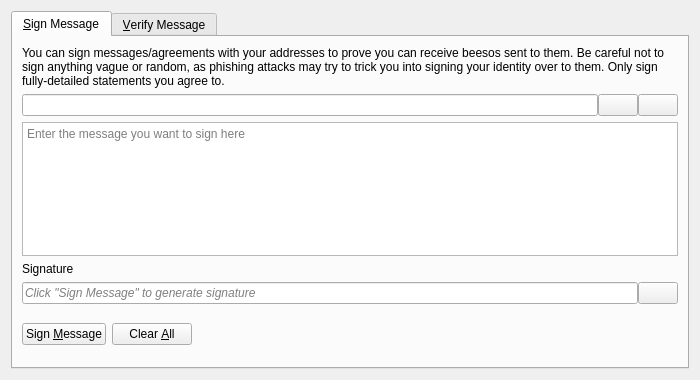
<?xml version="1.0" encoding="UTF-8"?>
<ui version="4.0">
 <class>SignVerifyMessageDialog</class>
 <widget class="QDialog" name="SignVerifyMessageDialog">
  <property name="geometry">
   <rect>
    <x>0</x>
    <y>0</y>
    <width>700</width>
    <height>380</height>
   </rect>
  </property>
  <property name="windowTitle">
   <string>Signatures - Sign / Verify a Message</string>
  </property>
  <property name="modal">
   <bool>true</bool>
  </property>
  <layout class="QVBoxLayout" name="verticalLayout">
   <item>
    <widget class="QTabWidget" name="tabWidget">
     <property name="currentIndex">
      <number>0</number>
     </property>
     <widget class="QWidget" name="tabSignMessage">
      <attribute name="title">
       <string>&amp;Sign Message</string>
      </attribute>
      <layout class="QVBoxLayout" name="verticalLayout_SM">
       <item>
        <widget class="QLabel" name="infoLabel_SM">
         <property name="text">
          <string>You can sign messages/agreements with your addresses to prove you can receive beesos sent to them. Be careful not to sign anything vague or random, as phishing attacks may try to trick you into signing your identity over to them. Only sign fully-detailed statements you agree to.</string>
         </property>
         <property name="textFormat">
          <enum>Qt::PlainText</enum>
         </property>
         <property name="wordWrap">
          <bool>true</bool>
         </property>
        </widget>
       </item>
       <item>
        <layout class="QHBoxLayout" name="horizontalLayout_1_SM">
         <property name="spacing">
          <number>0</number>
         </property>
         <item>
          <widget class="QValidatedLineEdit" name="addressIn_SM">
           <property name="toolTip">
            <string>The Beeso address to sign the message with</string>
           </property>
          </widget>
         </item>
         <item>
          <widget class="QPushButton" name="addressBookButton_SM">
           <property name="toolTip">
            <string>Choose previously used address</string>
           </property>
           <property name="text">
            <string/>
           </property>
           <property name="icon">
            <iconset resource="../bitcoin.qrc">
             <normaloff>:/icons/address-book</normaloff>:/icons/address-book</iconset>
           </property>
           <property name="shortcut">
            <string>Alt+A</string>
           </property>
           <property name="autoDefault">
            <bool>false</bool>
           </property>
          </widget>
         </item>
         <item>
          <widget class="QPushButton" name="pasteButton_SM">
           <property name="toolTip">
            <string>Paste address from clipboard</string>
           </property>
           <property name="text">
            <string/>
           </property>
           <property name="icon">
            <iconset resource="../bitcoin.qrc">
             <normaloff>:/icons/editpaste</normaloff>:/icons/editpaste</iconset>
           </property>
           <property name="shortcut">
            <string>Alt+P</string>
           </property>
           <property name="autoDefault">
            <bool>false</bool>
           </property>
          </widget>
         </item>
        </layout>
       </item>
       <item>
        <widget class="QPlainTextEdit" name="messageIn_SM">
         <property name="toolTip">
          <string>Enter the message you want to sign here</string>
         </property>
         <property name="placeholderText">
          <string>Enter the message you want to sign here</string>
         </property>
        </widget>
       </item>
       <item>
        <widget class="QLabel" name="signatureLabel_SM">
         <property name="text">
          <string>Signature</string>
         </property>
         <property name="textFormat">
          <enum>Qt::PlainText</enum>
         </property>
        </widget>
       </item>
       <item>
        <layout class="QHBoxLayout" name="horizontalLayout_2_SM">
         <property name="spacing">
          <number>0</number>
         </property>
         <item>
          <widget class="QLineEdit" name="signatureOut_SM">
           <property name="placeholderText">
            <string>Click "Sign Message" to generate signature</string>
           </property>
           <property name="font">
            <font>
             <italic>true</italic>
            </font>
           </property>
           <property name="readOnly">
            <bool>true</bool>
           </property>
          </widget>
         </item>
         <item>
          <widget class="QPushButton" name="copySignatureButton_SM">
           <property name="toolTip">
            <string>Copy the current signature to the system clipboard</string>
           </property>
           <property name="text">
            <string/>
           </property>
           <property name="icon">
            <iconset resource="../bitcoin.qrc">
             <normaloff>:/icons/editcopy</normaloff>:/icons/editcopy</iconset>
           </property>
           <property name="autoDefault">
            <bool>false</bool>
           </property>
          </widget>
         </item>
        </layout>
       </item>
       <item>
        <layout class="QHBoxLayout" name="horizontalLayout_3_SM">
         <item>
          <widget class="QPushButton" name="signMessageButton_SM">
           <property name="toolTip">
            <string>Sign the message to prove you own this Beeso address</string>
           </property>
           <property name="text">
            <string>Sign &amp;Message</string>
           </property>
           <property name="icon">
            <iconset resource="../bitcoin.qrc">
             <normaloff>:/icons/edit</normaloff>:/icons/edit</iconset>
           </property>
           <property name="autoDefault">
            <bool>false</bool>
           </property>
          </widget>
         </item>
         <item>
          <widget class="QPushButton" name="clearButton_SM">
           <property name="toolTip">
            <string>Reset all sign message fields</string>
           </property>
           <property name="text">
            <string>Clear &amp;All</string>
           </property>
           <property name="icon">
            <iconset resource="../bitcoin.qrc">
             <normaloff>:/icons/remove</normaloff>:/icons/remove</iconset>
           </property>
           <property name="autoDefault">
            <bool>false</bool>
           </property>
          </widget>
         </item>
         <item>
          <spacer name="horizontalSpacer_1_SM">
           <property name="orientation">
            <enum>Qt::Horizontal</enum>
           </property>
           <property name="sizeHint" stdset="0">
            <size>
             <width>40</width>
             <height>48</height>
            </size>
           </property>
          </spacer>
         </item>
         <item>
          <widget class="QLabel" name="statusLabel_SM">
           <property name="font">
            <font>
             <weight>75</weight>
             <bold>true</bold>
            </font>
           </property>
           <property name="text">
            <string/>
           </property>
           <property name="wordWrap">
            <bool>true</bool>
           </property>
          </widget>
         </item>
         <item>
          <spacer name="horizontalSpacer_2_SM">
           <property name="orientation">
            <enum>Qt::Horizontal</enum>
           </property>
           <property name="sizeHint" stdset="0">
            <size>
             <width>40</width>
             <height>48</height>
            </size>
           </property>
          </spacer>
         </item>
        </layout>
       </item>
      </layout>
     </widget>
     <widget class="QWidget" name="tabVerifyMessage">
      <attribute name="title">
       <string>&amp;Verify Message</string>
      </attribute>
      <layout class="QVBoxLayout" name="verticalLayout_VM">
       <item>
        <widget class="QLabel" name="infoLabel_VM">
         <property name="text">
          <string>Enter the receiver's address, message (ensure you copy line breaks, spaces, tabs, etc. exactly) and signature below to verify the message. Be careful not to read more into the signature than what is in the signed message itself, to avoid being tricked by a man-in-the-middle attack. Note that this only proves the signing party receives with the address, it cannot prove sendership of any transaction!</string>
         </property>
         <property name="textFormat">
          <enum>Qt::PlainText</enum>
         </property>
         <property name="alignment">
          <set>Qt::AlignLeading|Qt::AlignLeft|Qt::AlignTop</set>
         </property>
         <property name="wordWrap">
          <bool>true</bool>
         </property>
        </widget>
       </item>
       <item>
        <layout class="QHBoxLayout" name="horizontalLayout_1_VM">
         <property name="spacing">
          <number>0</number>
         </property>
         <item>
          <widget class="QValidatedLineEdit" name="addressIn_VM">
           <property name="toolTip">
            <string>The Beeso address the message was signed with</string>
           </property>
          </widget>
         </item>
         <item>
          <widget class="QPushButton" name="addressBookButton_VM">
           <property name="toolTip">
            <string>Choose previously used address</string>
           </property>
           <property name="text">
            <string/>
           </property>
           <property name="icon">
            <iconset resource="../bitcoin.qrc">
             <normaloff>:/icons/address-book</normaloff>:/icons/address-book</iconset>
           </property>
           <property name="shortcut">
            <string>Alt+A</string>
           </property>
           <property name="autoDefault">
            <bool>false</bool>
           </property>
          </widget>
         </item>
        </layout>
       </item>
       <item>
        <widget class="QPlainTextEdit" name="messageIn_VM">
          <property name="toolTip">
            <string>The signed message to verify</string>
          </property>
          <property name="placeholderText">
            <string>The signed message to verify</string>
          </property>
        </widget>
       </item>
       <item>
        <widget class="QValidatedLineEdit" name="signatureIn_VM">
          <property name="toolTip">
            <string>The signature given when the message was signed</string>
          </property>
          <property name="placeholderText">
            <string>The signature given when the message was signed</string>
          </property>
        </widget>
       </item>
       <item>
        <layout class="QHBoxLayout" name="horizontalLayout_2_VM">
         <item>
          <widget class="QPushButton" name="verifyMessageButton_VM">
           <property name="toolTip">
            <string>Verify the message to ensure it was signed with the specified Beeso address</string>
           </property>
           <property name="text">
            <string>Verify &amp;Message</string>
           </property>
           <property name="icon">
            <iconset resource="../bitcoin.qrc">
             <normaloff>:/icons/transaction_0</normaloff>:/icons/transaction_0</iconset>
           </property>
           <property name="autoDefault">
            <bool>false</bool>
           </property>
          </widget>
         </item>
         <item>
          <widget class="QPushButton" name="clearButton_VM">
           <property name="toolTip">
            <string>Reset all verify message fields</string>
           </property>
           <property name="text">
            <string>Clear &amp;All</string>
           </property>
           <property name="icon">
            <iconset resource="../bitcoin.qrc">
             <normaloff>:/icons/remove</normaloff>:/icons/remove</iconset>
           </property>
           <property name="autoDefault">
            <bool>false</bool>
           </property>
          </widget>
         </item>
         <item>
          <spacer name="horizontalSpacer_1_VM">
           <property name="orientation">
            <enum>Qt::Horizontal</enum>
           </property>
           <property name="sizeHint" stdset="0">
            <size>
             <width>40</width>
             <height>48</height>
            </size>
           </property>
          </spacer>
         </item>
         <item>
          <widget class="QLabel" name="statusLabel_VM">
           <property name="font">
            <font>
             <weight>75</weight>
             <bold>true</bold>
            </font>
           </property>
           <property name="text">
            <string/>
           </property>
           <property name="wordWrap">
            <bool>true</bool>
           </property>
          </widget>
         </item>
         <item>
          <spacer name="horizontalSpacer_2_VM">
           <property name="orientation">
            <enum>Qt::Horizontal</enum>
           </property>
           <property name="sizeHint" stdset="0">
            <size>
             <width>40</width>
             <height>48</height>
            </size>
           </property>
          </spacer>
         </item>
        </layout>
       </item>
      </layout>
     </widget>
    </widget>
   </item>
  </layout>
 </widget>
 <customwidgets>
  <customwidget>
   <class>QValidatedLineEdit</class>
   <extends>QLineEdit</extends>
   <header>qt/qvalidatedlineedit.h</header>
  </customwidget>
 </customwidgets>
 <resources>
  <include location="../bitcoin.qrc"/>
 </resources>
 <connections/>
</ui>
